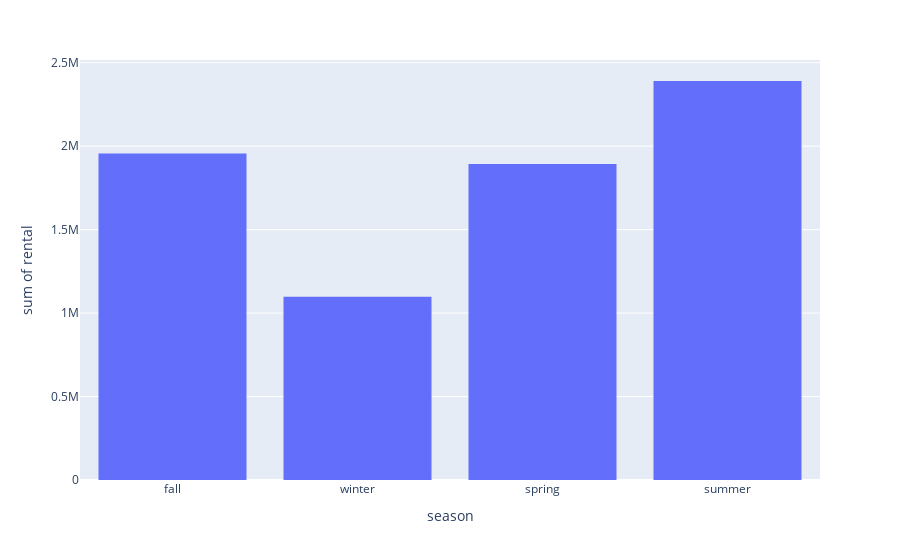

Here is the notebook cell this chart was saved with:
### Code cell
import plotly.express as px
px.histogram(data_frame=df,y='rental',x='season') #comparing rental,season

### Figure 1 — Plotly figure (JSON) as saved in the notebook; plotly's stock layout.template omitted (floating-point values rounded to 4 significant figures; data arrays with more than 128 entries replaced by an {"elided": "..."} marker saying what was removed)
{"data": [{"alignmentgroup": "True", "bingroup": "x", "histfunc": "sum", "hovertemplate": "season=%{x}<br>sum of rental=%{y}<extra></extra>", "legendgroup": "", "marker": {"color": "#636efa", "pattern": {"shape": ""}}, "name": "", "offsetgroup": "", "orientation": "v", "showlegend": false, "type": "histogram", "x": {"elided": "17466 str values"}, "xaxis": "x", "y": {"elided": "17466 int values"}, "yaxis": "y"}], "layout": {"barmode": "relative", "legend": {"tracegroupgap": 0}, "margin": {"t": 60}, "xaxis": {"anchor": "y", "domain": [0, 1], "title": {"text": "season"}}, "yaxis": {"anchor": "x", "domain": [0, 1], "title": {"text": "sum of rental"}}}}
